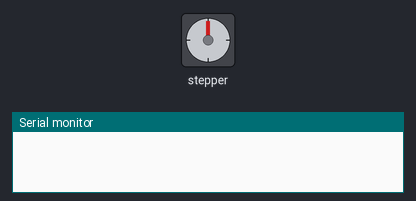
The sketch below on a simulated Arduino Uno, built with avr-gcc and run on an emulated ATmega328P. Shown: stepper motor, the last lines printed to the serial monitor. Stepper angles assume 200 steps per turn.

Above: at 0.05 s.
At 3.45 s:
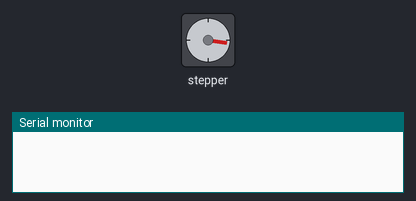
At 6.65 s:
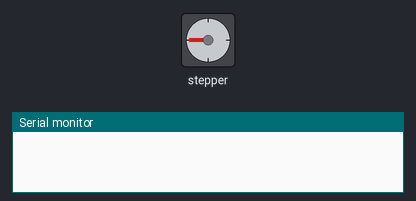
At 14.25 s:
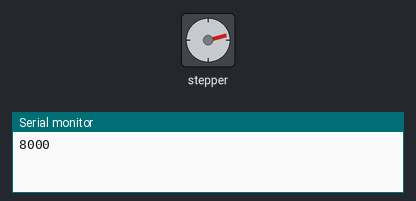
Timing chart, 0 to 20.0 s (numbered marks = the images above):
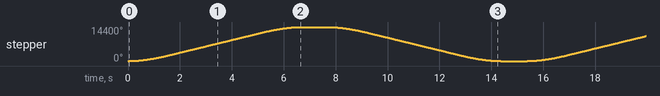

The sketch:

accelstepper_test.ino
```cpp
#include <AccelStepper.h>
const int step_pin = 2;
const int dir_pin  = 3;
long motorPosition = 0;
AccelStepper stepper(AccelStepper::DRIVER, step_pin, dir_pin, 4, 5);
void setup()
{
  Serial.begin(9600);
  stepper_init();
  stepper.setCurrentPosition(0);
}

void loop()
{
  stepper.moveTo(8000);
  stepper.runToPosition();
  motorPosition = stepper.currentPosition();
  Serial.println(motorPosition);
  stepper.stop();
  delay(1000);

  stepper.moveTo(0);
  stepper.runToPosition();
  motorPosition = stepper.currentPosition();
  Serial.println(motorPosition);
  delay(1000);
}

void stepper_init(){
  stepper.setMaxSpeed(2000);
  stepper.setAcceleration(1500);
}
```

Measured:
- by itself, stepper: turns 14400° clockwise in 6.7 s, then 14400° counter-clockwise in 6.7 s, repeating every 15.4 s
